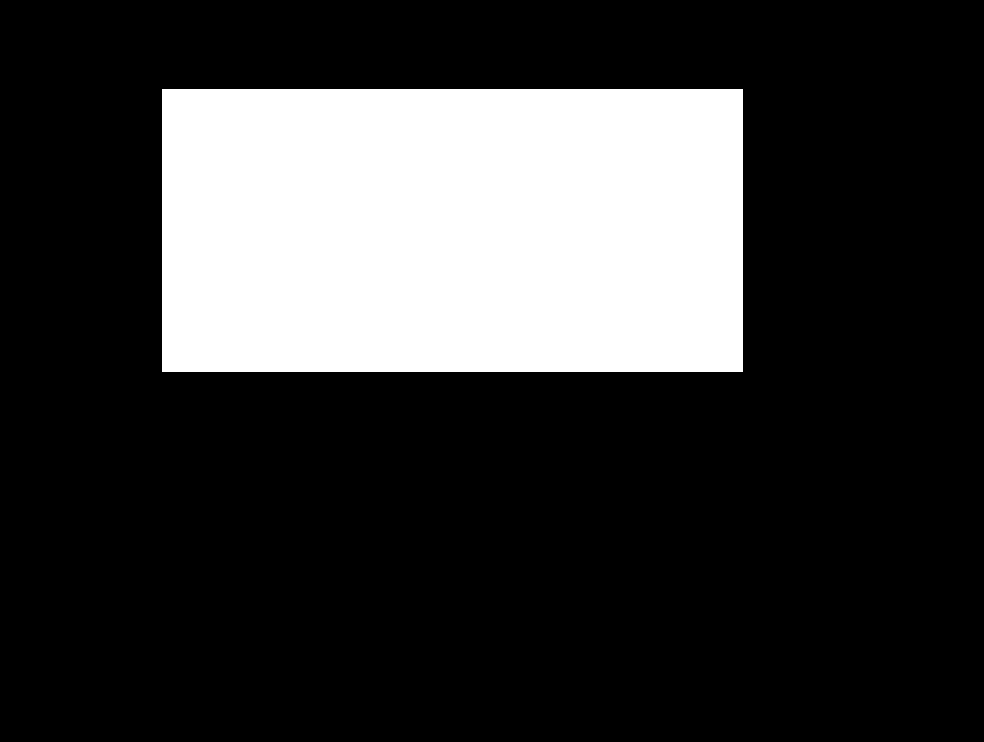
#> input picture example1.png, 984 x 742 px
$ python openIMG.py
#> lines starting #> are read from the running program, lines starting #| are printed output that depends on the picture; after the words box and inside, x2 and y2 are one past the last pixel; in counts of white or black regions, pixels touching at a corner belong together
import numpy as np
import matplotlib.pyplot as plt
from skimage import measure

try:
    # Load the image
    image = plt.imread("./example1.png")
#> image is the input picture: shape (742, 984, 3) float32; values 0 (black) and 1 (white), 22.5% white; 1 white region, box (x1, y1, x2, y2) and area: (162, 89, 743, 372) 164423

    # Convert the image to grayscale
    gray = np.mean(image, axis=2)

    # Threshold the image to extract the white regions
    thresholded = gray > 200
#> thresholded: shape (742, 984) bool; every value is 0

    # Find contours in the thresholded image using skimage
    contours = measure.find_contours(thresholded, 0.5)
#> contours = []

    # Find the largest white rectangle
    largest_area = 0
    largest_rectangle = None

    for contour in contours:
        if contour.size > 0:  # Check if the contour is not empty
            area = np.prod(contour.shape, axis=1).max()  # Calculate area using shape
            if area > largest_area:
                largest_area = area
                largest_rectangle = contour
#> this loop made 0 passes
#> after the loop, largest_area = 0

    # Create a mask for the largest white rectangle using NumPy
    mask = np.zeros_like(gray, dtype=bool)
    if largest_rectangle is not None:
        for vertices in largest_rectangle:
            x, y = vertices.astype(int)
            mask[y, x] = True

    # Apply the mask to the original image
    result = np.copy(image)
    result[~mask] = 0
#> result: shape (742, 984, 3) float32; every value is 0

    # Display the initial image and the result side by side
    fig, axes = plt.subplots(1, 2, figsize=(12, 6))
    axes[0].imshow(image)
    axes[0].set_title("Initial Image")
    axes[0].axis("off")
    axes[1].imshow(result)
    axes[1].set_title("Result")
    axes[1].axis("off")
    plt.show()
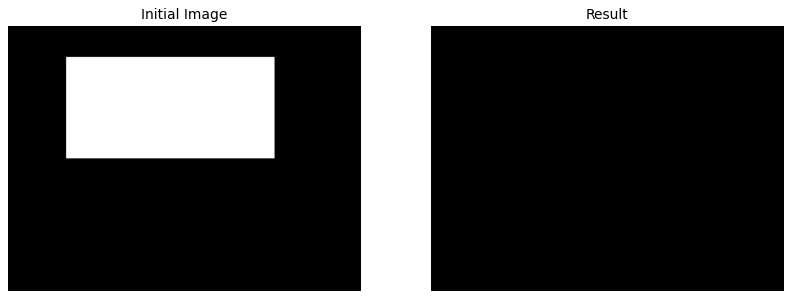
#> figure drawn by matplotlib, 2 panels

except Exception as e:
    print(e)
